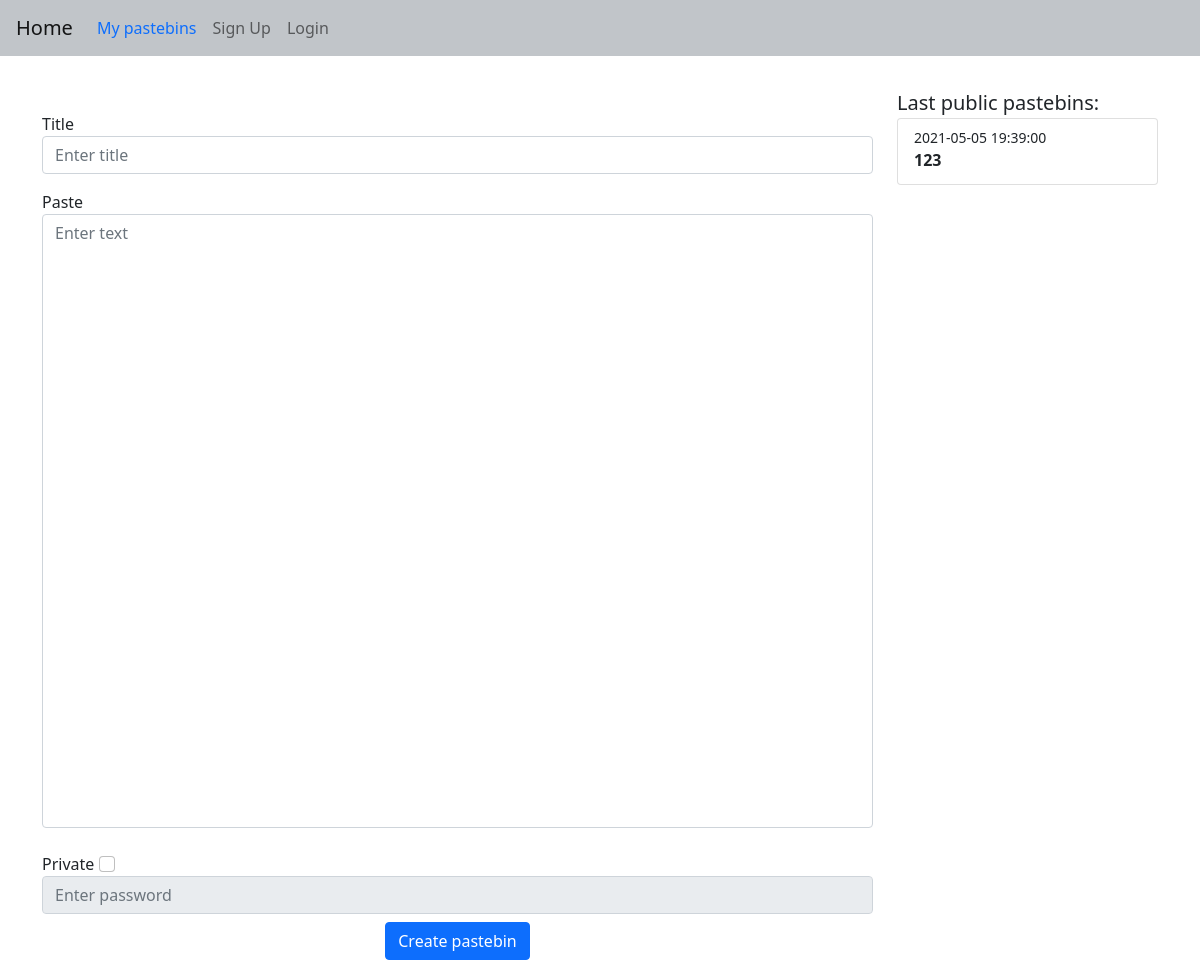
Before: / with the older database file.
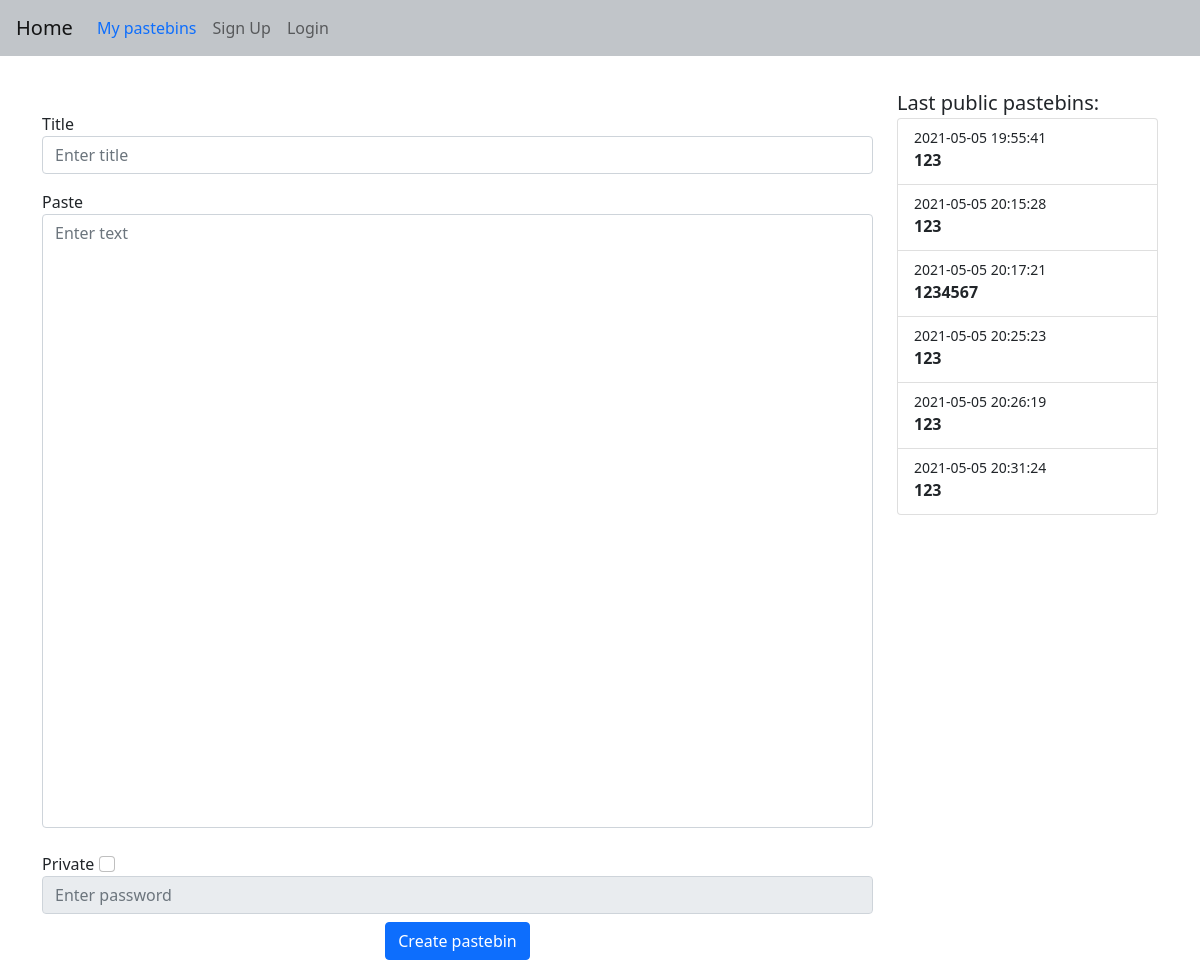
After: the same page with the newer database file.
### web/models.py (models this page shows)
class Pastebin(db.Model):
    id = db.Column(db.Integer, primary_key=True)
    title = db.Column(db.String(150))
    content = db.Column(db.String(6000000))
    link = db.Column(db.String(150), unique=True)
    date = db.Column(db.DateTime(timezone=True), default=func.now())
    password = db.Column(db.String(150))
    user_id = db.Column(db.Integer, db.ForeignKey("user.id"))

### web/blueprints/views.py (the view, shortened to what this page needs)
@views.route("/", methods=["GET", "POST"])
def home():
   return render_template("home.html", user=current_user, public_pastebins=get_public_pastebins())

### web/blueprints/views.py (called while the page is built)
def get_public_pastebins():
   pastebins = Pastebin.query.filter_by(password=None).all()[-10:]
   return pastebins

### web/templates/home.html (shortened to what this page needs)
{% extends "base.html" %}
{% block content%}
<div class="row">
  <div class="col-9">
    <form method="POST">
      <div class="form-group mt-5">
        <label for="title">Title</label>
        <input type="text" class="form-control" id="title" name="title" placeholder="Enter title" />
      </div>
      <label for="pastebin" class="mt-3">Paste</label>
      <textarea rows="25" style="height:100%" name="pastebin" id="pastebin" class="form-control" placeholder="Enter text"></textarea>
      <br />
      <label for="private">Private</label>
      <input class="form-check-input" type="checkbox" id="private" name="private" value="True">
      <input type="password" class="form-control" id="password" name="password" placeholder="Enter password" disabled/>
      <div align="center">
        <button type="submit" class="btn btn-primary mt-2">Create pastebin</button>
      </div>
    </form>
  </div>
  <div class="col mt-4">
    <label for="list-group" class="lead">Last public pastebins:</label>
    <div class="list-group">
   {% for pastebin in public_pastebins %}
   <a href="{{pastebin.link}}" class="list-group-item list-group-item-action">
    <div class="d-flex w-100 justify-content-between">
      <small>{{ pastebin.date.replace(microsecond=0) }}</small>
    </div>
    <p class="mb-1"><b>{{ pastebin.title if pastebin.title|length < 10 else pastebin.title[:10] + "..."}}</b></p>
  </a>
   {% endfor %}
    </div>
</div>
</div>
{% endblock %}

### web/templates/base.html (shortened to what this page needs)
<!DOCTYPE html>
<html>
    <head>
        <link href="https://cdn.jsdelivr.net/npm/bootstrap@5.0.0-beta3/dist/css/bootstrap.min.css" rel="stylesheet">
        <link rel="stylesheet" type="text/css" href="{{ url_for('static',filename='css/style.css') }}">
    </head>
    <body>
        <nav class="navbar navbar-expand-lg navbar navbar-light">
          <a class="navbar-brand ms-3" href="/">Home</a>
            <div class="collapse navbar-collapse" id="navbar">
                <div class="navbar-nav">
                  <a class="nav-item nav-link text-primary" id="user" href="/user">My pastebins</a>
                  {% if user.is_authenticated %}
                    <a class="nav-item nav-link" id="logout" href="/logout">Logout</a>
                  {% else %}
                    <a class="nav-item nav-link" id="signup" href="/sign-up">Sign Up</a>
                    <a class="nav-item nav-link" id="login" href="/login">Login</a>
                  {% endif %}
                </div>
            </div>
        </nav>
        <div class="container mt-2">{% block content %} {% endblock %}</div>
      </body>
</html>

### web/static/css/style.css (style rules this page uses)
textarea { resize: none; }
.navbar { background-color: #c1c5c9; }

Changed rows visible on the page:
removed Pastebin: date.replace "2021-05-05 19:39:00", title "123"
added Pastebin: date.replace "2021-05-05 19:55:41", title "123"
added Pastebin: date.replace "2021-05-05 20:15:28", title "123"
added Pastebin: date.replace "2021-05-05 20:17:21", title "1234567"
added Pastebin: date.replace "2021-05-05 20:25:23", title "123"
added Pastebin: date.replace "2021-05-05 20:26:19", title "123"
added Pastebin: date.replace "2021-05-05 20:31:24", title "123"
